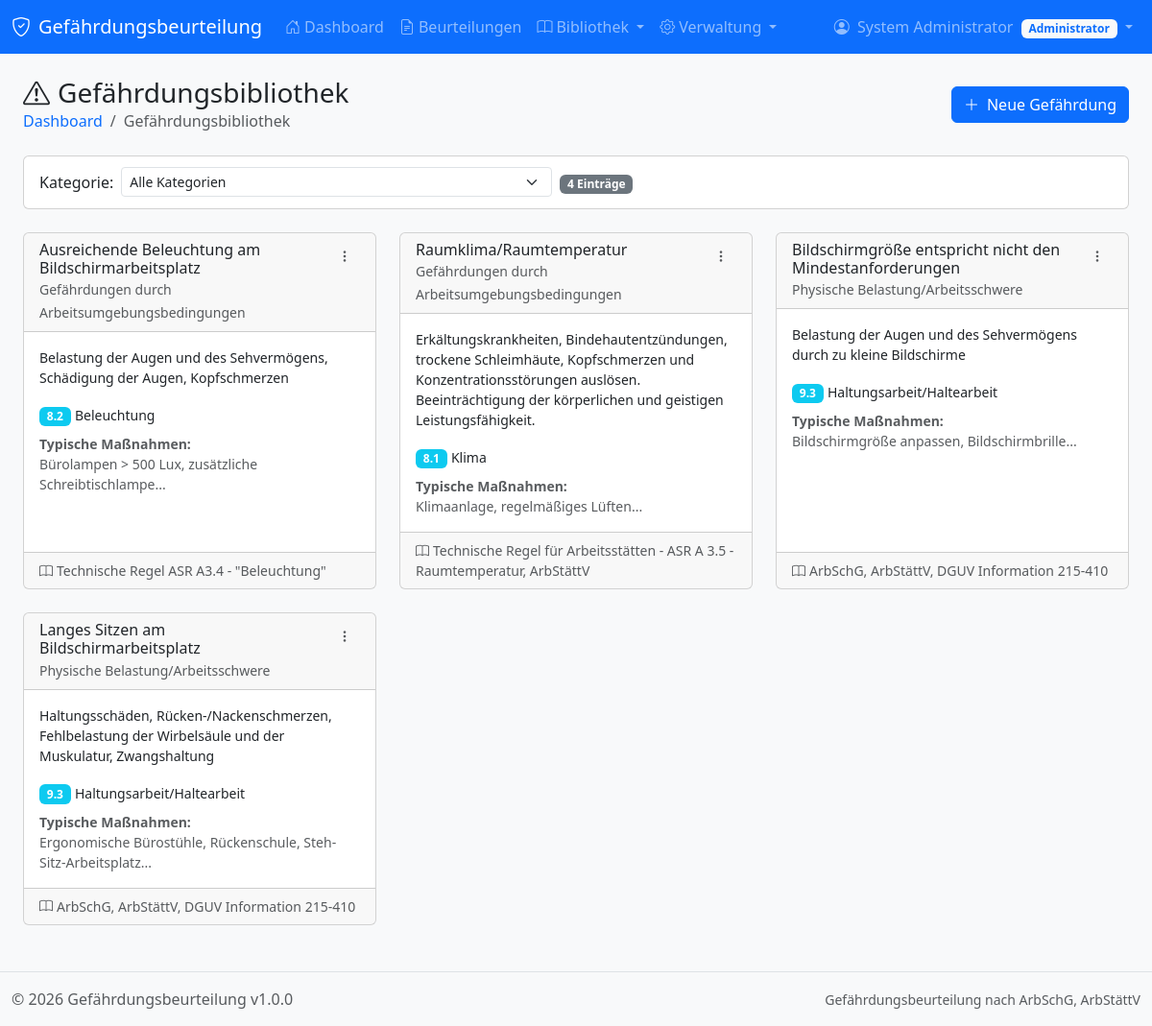
The app's page /bibliothek/gefaehrdungen.php (signed in) with its own data.
### tables this page shows
CREATE TABLE `gefaehrdung_bibliothek` (
    `id` INT UNSIGNED NOT NULL AUTO_INCREMENT,
    `kategorie_id` INT UNSIGNED DEFAULT NULL,
    `faktor_id` INT UNSIGNED DEFAULT NULL,
    `titel` VARCHAR(200) NOT NULL,
    `beschreibung` TEXT NOT NULL,
    `typische_massnahmen` TEXT DEFAULT NULL,
    `gesetzliche_grundlage` TEXT DEFAULT NULL,
    `erstellt_von` INT UNSIGNED DEFAULT NULL,
    `erstellt_am` DATETIME NOT NULL DEFAULT CURRENT_TIMESTAMP,
    `aktualisiert_am` DATETIME NOT NULL DEFAULT CURRENT_TIMESTAMP ON UPDATE CURRENT_TIMESTAMP,
    PRIMARY KEY (`id`),
    KEY `idx_kategorie` (`kategorie_id`),
    KEY `idx_faktor` (`faktor_id`),
    CONSTRAINT `fk_gefbib_kategorie` FOREIGN KEY (`kategorie_id`) REFERENCES `gefaehrdung_kategorien` (`id`) ON DELETE SET NULL,
    CONSTRAINT `fk_gefbib_faktor` FOREIGN KEY (`faktor_id`) REFERENCES `gefaehrdung_faktoren` (`id`) ON DELETE SET NULL,
    CONSTRAINT `fk_gefbib_benutzer` FOREIGN KEY (`erstellt_von`) REFERENCES `benutzer` (`id`) ON DELETE SET NULL
);

CREATE TABLE `gefaehrdung_kategorien` (
    `id` INT UNSIGNED NOT NULL AUTO_INCREMENT,
    `nummer` VARCHAR(10) NOT NULL,
    `name` VARCHAR(200) NOT NULL,
    `beschreibung` TEXT DEFAULT NULL,
    `sortierung` INT NOT NULL DEFAULT 0,
    PRIMARY KEY (`id`),
    UNIQUE KEY `idx_nummer` (`nummer`)
);

CREATE TABLE `gefaehrdung_faktoren` (
    `id` INT UNSIGNED NOT NULL AUTO_INCREMENT,
    `kategorie_id` INT UNSIGNED NOT NULL,
    `nummer` VARCHAR(20) NOT NULL,
    `name` VARCHAR(200) NOT NULL,
    `beschreibung` TEXT DEFAULT NULL,
    `sortierung` INT NOT NULL DEFAULT 0,
    PRIMARY KEY (`id`),
    KEY `idx_kategorie` (`kategorie_id`),
    CONSTRAINT `fk_faktor_kategorie` FOREIGN KEY (`kategorie_id`) REFERENCES `gefaehrdung_kategorien` (`id`) ON DELETE CASCADE
);

### config/config.php (called while the page is built, shortened)
<?php
function isLoggedIn() {
    return isset($_SESSION['user_id']);
}
function getCurrentUser() {
    return $_SESSION['user'] ?? null;
}
function hasRole($requiredRole) {
    $user = getCurrentUser();
    return $user['rolle'] >= $requiredRole;
}
function sanitize($input) {
    return htmlspecialchars(trim($input), ENT_QUOTES, 'UTF-8');
}

### config/database.php (called while the page is built, shortened)
<?php
class Database {
    private static $instance = null;
    private $connection;
    private function __construct() {
        try {
            $dsn = "mysql:host=" . DB_HOST . ";dbname=" . DB_NAME . ";charset=" . DB_CHARSET;
            $options = [
                PDO::ATTR_ERRMODE => PDO::ERRMODE_EXCEPTION,
                PDO::ATTR_DEFAULT_FETCH_MODE => PDO::FETCH_ASSOC,
                PDO::ATTR_EMULATE_PREPARES => false,
            ];
            $this->connection = new PDO($dsn, DB_USER, DB_PASS, $options);
        } catch (PDOException $e) {
            die("Datenbankverbindung fehlgeschlagen: " . $e->getMessage());
        }
    }
    public static function getInstance() {
        if (self::$instance === null) {
            self::$instance = new self();
        }
        return self::$instance;
    }
    public function query($sql, $params = []) {
        $stmt = $this->connection->prepare($sql);
        $stmt->execute($params);
        return $stmt;
    }
    public function fetchAll($sql, $params = []) {
        return $this->query($sql, $params)->fetchAll();
    }
}

### bibliothek/gefaehrdungen.php (the view, shortened to what this page needs)
<?php
require_once __DIR__ . '/../config/config.php';
$db = Database::getInstance();
$sql = "
    SELECT gb.*, gk.name as kategorie_name, gf.name as faktor_name, gf.nummer as faktor_nummer,
           CONCAT(b.vorname, ' ', b.nachname) as erstellt_von_name
    FROM gefaehrdung_bibliothek gb
    LEFT JOIN gefaehrdung_kategorien gk ON gb.kategorie_id = gk.id
    LEFT JOIN gefaehrdung_faktoren gf ON gb.faktor_id = gf.id
    LEFT JOIN benutzer b ON gb.erstellt_von = b.id
";
$params = [];
$sql .= " ORDER BY gk.sortierung, gb.titel";
$gefaehrdungen = $db->fetchAll($sql, $params);
require_once __DIR__ . '/../templates/header.php';
?>
<div class="container-fluid">
    <div class="d-flex justify-content-between align-items-center mb-4">
        <div>
            <h1 class="h3 mb-0">
                <i class="bi bi-exclamation-triangle me-2"></i>Gefährdungsbibliothek
            </h1>
            <nav aria-label="breadcrumb">
                <ol class="breadcrumb mb-0">
                    <li class="breadcrumb-item"><a href="<?= BASE_URL ?>/index.php">Dashboard</a></li>
                    <li class="breadcrumb-item active">Gefährdungsbibliothek</li>
                </ol>
            </nav>
        </div>
        <button type="button" class="btn btn-primary" data-bs-toggle="modal" data-bs-target="#gefaehrdungModal">
            <i class="bi bi-plus-lg me-2"></i>Neue Gefährdung
        </button>
    </div>
    <div class="card mb-4">
        <div class="card-body py-2">
            <form method="GET" class="row g-2 align-items-center">
                <div class="col-auto">
                    <label class="col-form-label">Kategorie:</label>
                </div>
                <div class="col-auto">
                    <select name="kategorie" class="form-select form-select-sm" onchange="this.form.submit()">
                        <option value="">Alle Kategorien</option>
                    </select>
                </div>
                <div class="col-auto">
                    <span class="badge bg-secondary"><?= count($gefaehrdungen) ?> Einträge</span>
                </div>
            </form>
        </div>
    </div>
    <?php if (empty($gefaehrdungen)): ?>
    <div class="card">
        <div class="card-body empty-state">
            <i class="bi bi-exclamation-triangle"></i>
            <h5>Keine Gefährdungen in der Bibliothek</h5>
            <p class="text-muted">Fügen Sie häufig verwendete Gefährdungen zur Bibliothek hinzu, um sie wiederverwenden zu können.</p>
        </div>
    </div>
    <?php else: ?>
    <div class="row">
        <?php foreach ($gefaehrdungen as $gef): ?>
        <div class="col-md-6 col-lg-4 mb-4">
            <div class="card h-100 library-card">
                <div class="card-header d-flex justify-content-between align-items-start">
                    <div>
                        <h6 class="mb-0"><?= sanitize($gef['titel']) ?></h6>
                        <?php if ($gef['kategorie_name']): ?>
                        <small class="text-muted"><?= sanitize($gef['kategorie_name']) ?></small>
                        <?php endif; ?>
                    </div>
                    <div class="dropdown">
                        <button class="btn btn-sm btn-link text-muted" data-bs-toggle="dropdown">
                            <i class="bi bi-three-dots-vertical"></i>
                        </button>
                    </div>
                </div>
                <div class="card-body">
                    <p class="card-text small"><?= nl2br(sanitize($gef['beschreibung'])) ?></p>
                    <?php if ($gef['faktor_name']): ?>
                    <p class="mb-1">
                        <span class="badge bg-info"><?= sanitize($gef['faktor_nummer']) ?></span>
                        <small><?= sanitize($gef['faktor_name']) ?></small>
                    </p>
                    <?php endif; ?>
                    <?php if ($gef['typische_massnahmen']): ?>
                    <p class="card-text small text-muted mt-2">
                        <strong>Typische Maßnahmen:</strong><br>
                        <?= sanitize(substr($gef['typische_massnahmen'], 0, 150)) ?>...
                    </p>
                    <?php endif; ?>
                </div>
                <?php if ($gef['gesetzliche_grundlage']): ?>
                <div class="card-footer small text-muted">
                    <i class="bi bi-book me-1"></i><?= sanitize($gef['gesetzliche_grundlage']) ?>
                </div>
                <?php endif; ?>
            </div>
        </div>
        <?php endforeach; ?>
    </div>
    <?php endif; ?>
</div>
<?php require_once __DIR__ . '/../templates/footer.php'; ?>

### templates/header.php (shortened to what this page needs)
<?php
require_once __DIR__ . '/../config/config.php';
$currentUser = getCurrentUser();
?>
<!DOCTYPE html>
<html lang="de">
<head>
    <link href="https://cdn.jsdelivr.net/npm/bootstrap@5.3.2/dist/css/bootstrap.min.css" rel="stylesheet">
    <link href="https://cdn.jsdelivr.net/npm/bootstrap-icons@1.11.1/font/bootstrap-icons.css" rel="stylesheet">
    <link href="<?= BASE_URL ?>/assets/css/style.css" rel="stylesheet">
</head>
<body>
    <?php if (isLoggedIn()): ?>
    <nav class="navbar navbar-expand-lg navbar-dark bg-primary">
        <div class="container-fluid">
            <a class="navbar-brand" href="<?= BASE_URL ?>/index.php">
                <i class="bi bi-shield-check me-2"></i><?= APP_NAME ?>
            </a>
            <div class="collapse navbar-collapse" id="navbarNav">
                <ul class="navbar-nav me-auto">
                    <li class="nav-item">
                        <a class="nav-link" href="<?= BASE_URL ?>/index.php">
                            <i class="bi bi-house-door me-1"></i>Dashboard
                        </a>
                    </li>
                    <li class="nav-item">
                        <a class="nav-link" href="<?= BASE_URL ?>/beurteilungen.php">
                            <i class="bi bi-file-earmark-text me-1"></i>Beurteilungen
                        </a>
                    </li>
                    <?php if (hasRole(ROLE_EDITOR)): ?>
                    <li class="nav-item dropdown">
                        <a class="nav-link dropdown-toggle" href="#" data-bs-toggle="dropdown">
                            <i class="bi bi-book me-1"></i>Bibliothek
                        </a>
                    </li>
                    <?php endif; ?>
                    <?php if (hasRole(ROLE_ADMIN)): ?>
                    <li class="nav-item dropdown">
                        <a class="nav-link dropdown-toggle" href="#" data-bs-toggle="dropdown">
                            <i class="bi bi-gear me-1"></i>Verwaltung
                        </a>
                    </li>
                    <?php endif; ?>
                </ul>
                <ul class="navbar-nav">
                    <li class="nav-item dropdown">
                        <a class="nav-link dropdown-toggle" href="#" data-bs-toggle="dropdown">
                            <i class="bi bi-person-circle me-1"></i>
                            <?= sanitize($currentUser['voller_name']) ?>
                            <span class="badge bg-light text-primary ms-1">
                                <?= $GLOBALS['ROLE_NAMES'][$currentUser['rolle']] ?? '' ?>
                            </span>
                        </a>
                    </li>
                </ul>
            </div>
        </div>
    </nav>
    <?php endif; ?>
    <main class="<?= isLoggedIn() ? 'container-fluid py-4' : '' ?>">

### templates/footer.php (shortened to what this page needs)
    </main>
    <?php if (isLoggedIn()): ?>
    <footer class="footer mt-auto py-3 bg-light border-top">
        <div class="container-fluid">
            <div class="row">
                <div class="col-md-6 text-muted">
                    &copy; <?= date('Y') ?> <?= APP_NAME ?> v<?= APP_VERSION ?>
                </div>
                <div class="col-md-6 text-md-end text-muted">
                    <small>Gefährdungsbeurteilung nach ArbSchG, ArbStättV</small>
                </div>
            </div>
        </div>
    </footer>
    <?php endif; ?>
</body>
</html>

### assets/css/style.css (style rules this page uses)
:root { --risk-low: #92D050; --risk-medium: #FFFF00; --risk-high: #FFC000; --risk-critical: #FF0000; --stop-s: #FF0000; --stop-t: #FFC000; --stop-o: #FFFF00; --stop-p: #92D050; }
body { min-height: 100vh; display: flex; flex-direction: column; background-color: #f8f9fa; }
main { flex: 1; }
.library-card { transition: all 0.2s; cursor: pointer; }
.breadcrumb-item a { text-decoration: none; }

### records on screen
gefaehrdung_bibliothek: titel "Ausreichende Beleuchtung am Bildschirmarbeitsplatz", kategorie.name "Gefährdungen durch Arbeitsumgebungsbedingungen", beschreibung "Belastung der Augen und des Sehvermögens, Schädigung der Augen, Kopfschmerzen", faktor.nummer "8.2", faktor.name "Beleuchtung", typische_massnahmen "Bürolampen > 500 Lux, zusätzliche Schreibtischlampe", gesetzliche_grundlage "Technische Regel ASR A3.4 - \"Beleuchtung\""
gefaehrdung_bibliothek: titel "Raumklima/Raumtemperatur", kategorie.name "Gefährdungen durch Arbeitsumgebungsbedingungen", beschreibung "Erkältungskrankheiten, Bindehautentzündungen, trockene Schleimhäute, Kopfschmerzen und Konzentrationsstörungen auslösen. Beeinträchtigung der körperlichen und geistigen Leistungsfähigkeit.", faktor.nummer "8.1", faktor.name "Klima", typische_massnahmen "Klimaanlage, regelmäßiges Lüften", gesetzliche_grundlage "Technische Regel für Arbeitsstätten - ASR A 3.5 - Raumtemperatur, ArbStättV"
gefaehrdung_bibliothek: titel "Bildschirmgröße entspricht nicht den Mindestanforderungen", kategorie.name "Physische Belastung/Arbeitsschwere", beschreibung "Belastung der Augen und des Sehvermögens durch zu kleine Bildschirme", faktor.nummer "9.3", faktor.name "Haltungsarbeit/Haltearbeit", typische_massnahmen "Bildschirmgröße anpassen, Bildschirmbrille", gesetzliche_grundlage "ArbSchG, ArbStättV, DGUV Information 215-410"
gefaehrdung_bibliothek: titel "Langes Sitzen am Bildschirmarbeitsplatz", kategorie.name "Physische Belastung/Arbeitsschwere", beschreibung "Haltungsschäden, Rücken-/Nackenschmerzen, Fehlbelastung der Wirbelsäule und der Muskulatur, Zwangshaltung", faktor.nummer "9.3", faktor.name "Haltungsarbeit/Haltearbeit", typische_massnahmen "Ergonomische Bürostühle, Rückenschule, Steh-Sitz-Arbeitsplatz", gesetzliche_grundlage "ArbSchG, ArbStättV, DGUV Information 215-410"

### other values on screen
APP_NAME "Gefährdungsbeurteilung"
$currentUser['voller_name'] "System Administrator"
$GLOBALS['ROLE_NAMES'][$currentUser['rolle']] "Administrator"
count($gefaehrdungen) "4"
APP_VERSION "1.0.0"
